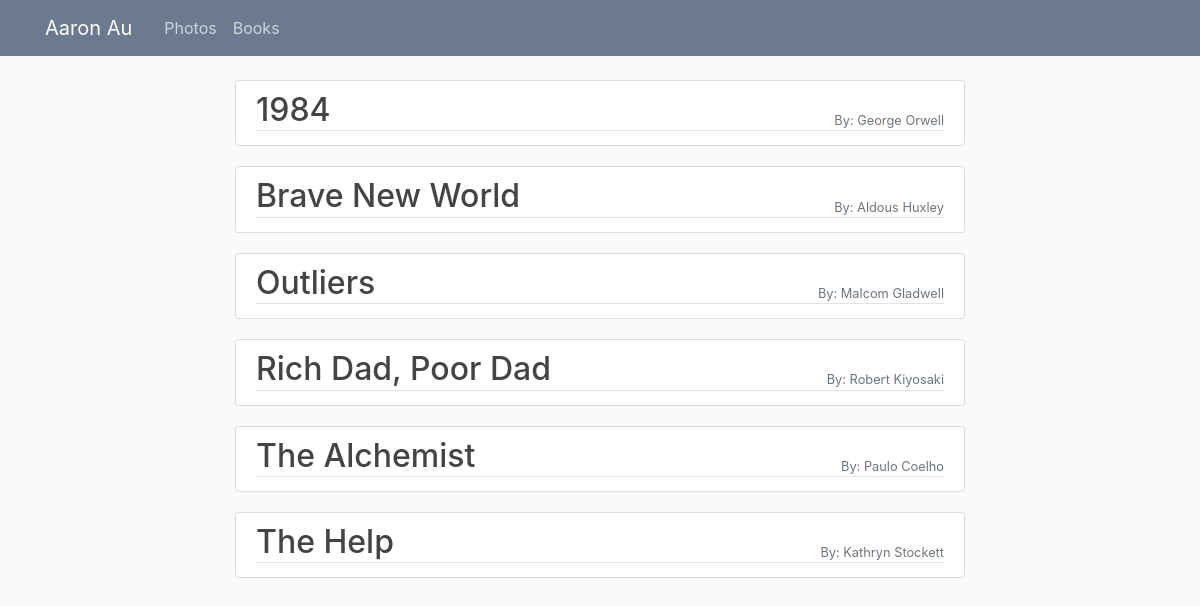
/book/, run on the app's committed database.
### book/models.py (models this page shows, shortened)
class Book(models.Model):
	title = models.CharField(max_length=100)
	writer = models.CharField(max_length=100, default='unknown author')
	GENRES = (
		('SF', 'Science Fiction'),
		('F', 'Fantasy'),
		('Myt', 'Mythology'),
		('Ad', 'Adventure'),
		('Mys', 'Mystery'),
		('Dr', 'Drama'),
		('Rom', 'Romance'),
		('Hor', 'Horror'),
		('Com', 'Comdey'),
		('Th', 'Thriller'),
		('Dy', 'Dystopia'),
	)
	genre = models.CharField(max_length=3, choices=GENRES, default='SF')

### book/views.py (the view)
# urls.py: path('', BookListView.as_view(), name='book-home'),
class BookListView(ListView):
	model = Book
	template_name = 'book/home.html'
	context_object_name = 'books'
	ordering = ['title']
	paginate_by = 10
	def get_context_data(self, **kwargs):
		context = super().get_context_data(**kwargs)
		context['page'] = 'Books'
		context['css'] = 'book/main.css'
		return context

### book/templates/book/home.html
{% extends "base.html" %}
{% block content %}
    {% for book in books %}
    <a href="{% url 'book-detail' book.id %}">
      <article class="media content-section">
        <div class="media-body">
          <div style="position:relative; text-align:left;" class="article-metadata">
            <h2 style="display:inline;">{{ book.title }}</h2>
            <small style="position: absolute; bottom:0; right:0" class="text-muted"> By: {{ book.writer }}</small>
          </div>
        </div>
      </article>
    </a>
    {% endfor %}
{% endblock content %}

### static/static/static/base.css (style rules this page uses)
body { background: #fafafa; color: #333333; margin-top: 5rem; }
h1, h2, h3, h4, h5, h6 { color: #444444; }
.content-section { background: #ffffff; padding: 10px 20px; border: 1px solid #dddddd; border-radius: 3px; margin-bottom: 20px; }

### book/static/book/main.css (style rules this page uses)
.article-metadata { padding-bottom: 1px; margin-bottom: 4px; border-bottom: 1px solid #e3e3e3 }

### data on the page
Book: title "1984", writer "George Orwell"
Book: title "Brave New World", writer "Aldous Huxley"
Book: title "Outliers", writer "Malcom Gladwell"
Book: title "Rich Dad, Poor Dad", writer "Robert Kiyosaki"
Book: title "The Alchemist", writer "Paulo Coelho"
Book: title "The Help", writer "Kathryn Stockett"
